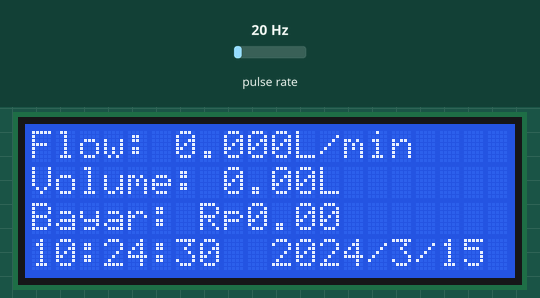
Recording of a sketch running on a simulated Arduino Uno, built with avr-gcc and run on an emulated ATmega328P. Shown: 20×4 character LCD. Wiring (inferred from the names in the program): pulse sensor: data pin 2. The test bench sets the inputs (shaded band); at power-on: pulse rate 20 Hz. The local clock reads 2024-03-15 10:24:30 at power-on unless the sketch sets it; storage starts empty; what the sketch prints to the serial monitor is not drawn.

Above: at 1.3 s.
1.4 s: pulse rate (sensor on pin 2) set to 4 Hz
At 3.1 s:
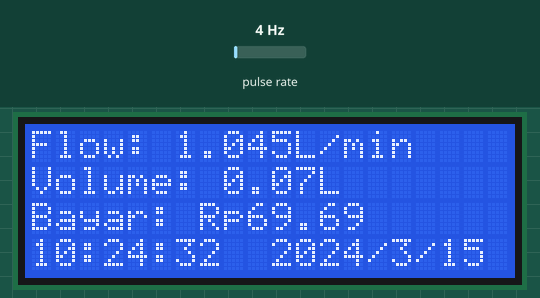
4.4 s: pulse rate (sensor on pin 2) set to 50 Hz
At 5.4 s:
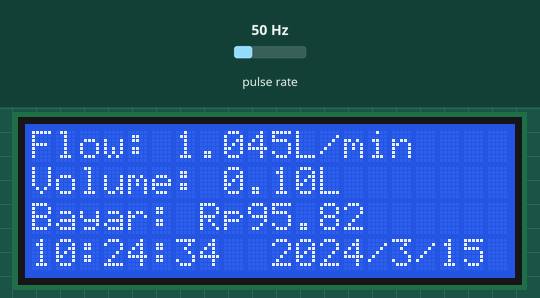
7.1 s: pulse rate (sensor on pin 2) set to 100 Hz
At 8.7 s:
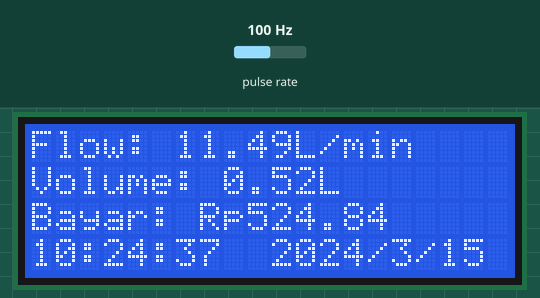
Timing chart, 0 to 10.2 s (numbered marks = the images above; inputs shaded):
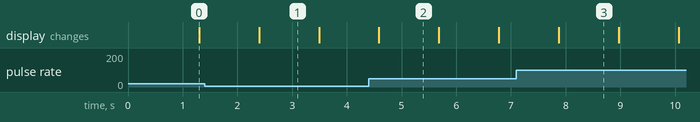

Measured:
- what the display in image 1 shows lasts 1.1 s, from 2.4 s to 3.5 s

The sketch:

waterflow.ino
```cpp
#include <Wire.h>
#include <LiquidCrystal_I2C.h>
#include <RTClib.h>
#include <SPI.h>
#include <SD.h>

RTC_DS3231 rtc;
LiquidCrystal_I2C lcd = LiquidCrystal_I2C(0x27, 20, 4);
double flow; // Water flow L/Min
double volume; // Total volume L
double pricePerLiter = 1000; // Harga per liter
int flowsensor = 2;
unsigned long currentTime;
unsigned long lastTime;
unsigned long pulse_freq;
unsigned long lastSaveTime = 0;
const unsigned long saveInterval = 15000; // menyimpan data setiap 15 detik
const unsigned long resetInterval = 604800000; // reset volume setiap satu minggu sekali (in milliseconds)

void pulse() // Interrupt function
{
  pulse_freq++;
}

void setup() {
  pinMode(flowsensor, INPUT);
  Serial.begin(9600);
  attachInterrupt(0, pulse, RISING);
  currentTime = millis();
  lastTime = currentTime;
  lcd.init();
  rtc.begin();
  SD.begin(4);

  lcd.backlight();
  lcd.clear();
  lcd.print("Flow: ");
  lcd.setCursor(11, 0);
  lcd.print("L/min");
  lcd.setCursor(0, 1);
  lcd.print("Volume: ");
  lcd.setCursor(12, 1);
  lcd.print("L");
  lcd.setCursor(0, 2);
  lcd.print("Bayar: Rp");
}

void loop() {
  if (!SD.begin(4)) {
    Serial.println("Error initializing SD card!");
    return;
  }
  currentTime = millis();

  // Check if it's time to reset the volume
  if (currentTime - lastSaveTime >= resetInterval)
  {
    volume = 0; // Reset volume after one week
    lastSaveTime = currentTime;
  }

  if (currentTime >= (lastTime + 1000))
  {
    lastTime = currentTime;
    flow = (pulse_freq / 7.5) * 0.98;
    pulse_freq = 0;
    volume += flow / 60.0;
    Serial.print(flow, DEC);
    Serial.print(" L/Min | Volume: ");
    Serial.print(volume, 2);
    Serial.println(" L");
  }

  DateTime now = rtc.now();
  lcd.clear();
  lcd.setCursor(0, 3);
  lcd.print(now.hour());
  lcd.print(':');
  lcd.print(now.minute());
  lcd.print(':');
  lcd.print(now.second());
  lcd.print(" ");
  lcd.print(" ");

  lcd.setCursor(10, 3);
  lcd.print(now.year());
  lcd.print('/');
  lcd.print(now.month());
  lcd.print('/');
  lcd.print(now.day());

  lcd.setCursor(6, 0);
  lcd.print(flow, 3);

  lcd.setCursor(8, 1);
  lcd.print(volume, 2);

  double totalPayment = volume * pricePerLiter;
  lcd.setCursor(9, 2);
  lcd.print(totalPayment, 2);
  lcd.print(" ");

  lcd.setCursor(0, 0);
  lcd.print("Flow: ");
  lcd.setCursor(11, 0);
  lcd.print("L/min");
  lcd.setCursor(0, 1);
  lcd.print("Volume: ");
  lcd.setCursor(12, 1);
  lcd.print("L");
  lcd.setCursor(0, 2);
  lcd.print("Bayar: Rp");

  // Save data to SD card
  if (currentTime - lastSaveTime >= saveInterval)
  {
    saveDataToSD(now, volume, pricePerLiter);
    lastSaveTime = currentTime;
  }

  delay(1000);
}

void saveDataToSD(DateTime now, double volume, double pricePerLiter)
{
  char fileName[15];
  sprintf(fileName, "%04d%02d%02d.csv", now.year(), now.month(), now.day());

  File myFile = SD.open(fileName, FILE_WRITE);

  if (myFile)
  {
    if (myFile.size() == 0)
    {
      myFile.println("Tanggal Waktu,Volume (L),Total Pembayaran (Rp)");
    }

    myFile.print(now.year());
    myFile.print('/');
    myFile.print(now.month());
    myFile.print('/');
    myFile.print(now.day());
    myFile.print(" ");
    myFile.print(now.hour());
    myFile.print(':');
    myFile.print(now.minute());
    myFile.print(':');
    myFile.print(now.second());
    myFile.print(", ");
    myFile.print(volume, 2);
    myFile.print(", ");
    myFile.print(volume * pricePerLiter, 2);
    myFile.println();

    myFile.close();
    Serial.println("Data saved to " + String(fileName));
  }
  else
  {
    Serial.println("Error opening " + String(fileName));
  }
}
```
